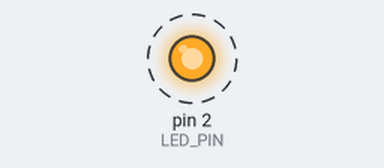
A sketch run on a simulated Arduino Uno, built with avr-gcc and run on an emulated ATmega328P. Shown: output pins drawn as LEDs (lit = HIGH). Dashed ring = blinking.

Above: at 0.05 s.
Timing chart, 0 to 3.0 s (numbered marks = the images above):
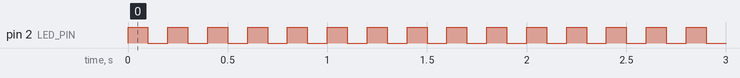

Measured:
- by itself, pin 2 (LED_PIN): alternates HIGH for 0.10 s and LOW for 0.10 s

The sketch:

HolaMundo.ino
```cpp
  const int LED_PIN = 2;
void setup()
{
  pinMode(LED_PIN, OUTPUT); // Configurar el pin del LED incorporado como salida
}

void loop()
{
  digitalWrite(LED_PIN, HIGH); // Encender el LED
  delay(100); // Esperar un segundo
  digitalWrite(LED_PIN, LOW); // Apagar el LED
  delay(100); // Esperar un segundo
}
```
